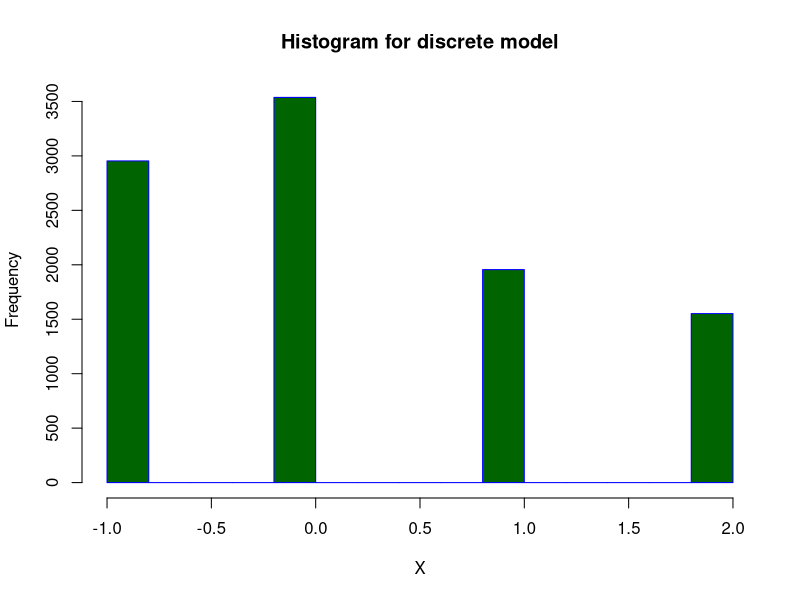
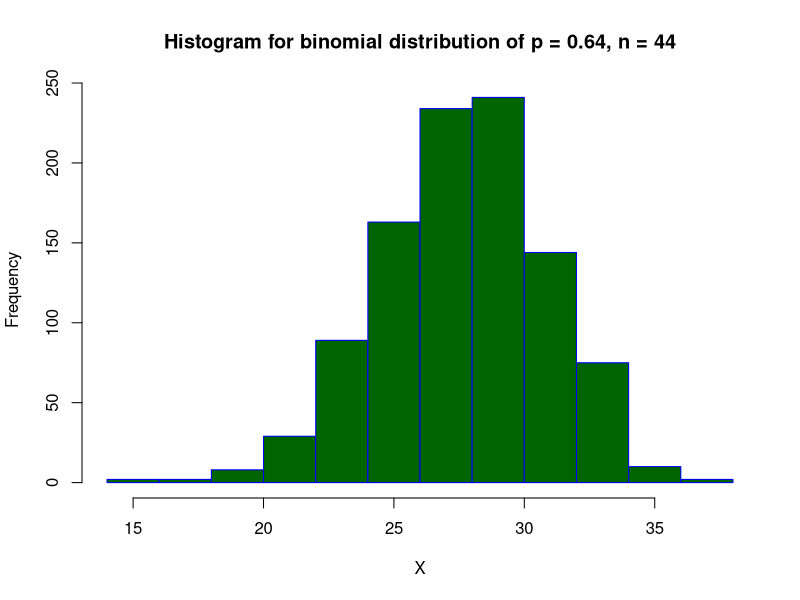
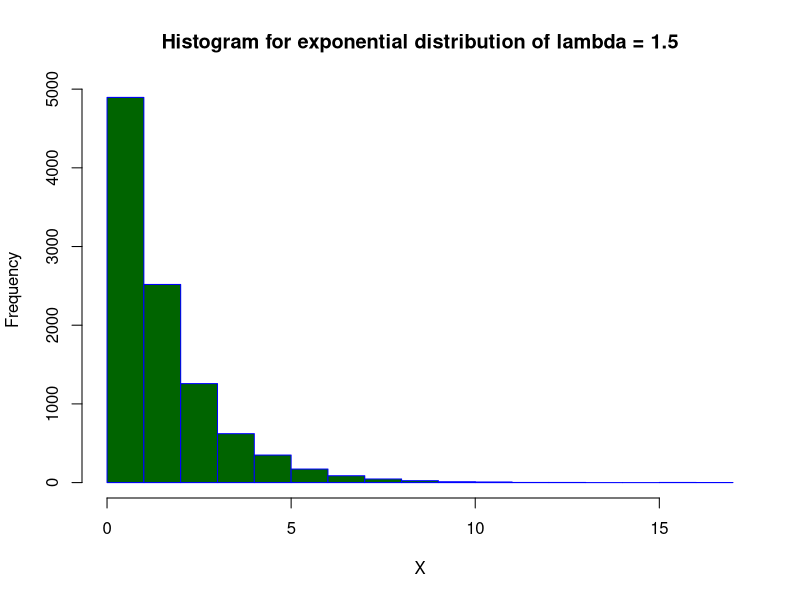

Reproduce these figures in R, in order.
## ---- chunk 1
df1 = read.csv('ques2.csv')
names(df1) = 'x'
hist(df1$x, 
     main="Histogram for discrete model", 
     xlab="X", 
     border="blue", 
     col="dark green")
## ---- chunk 2
df2 = read.csv('ques3.csv')
names(df2) = 'x'
hist(df2$x, 
     main="Histogram for binomial distribution of p = 0.64, n = 44", 
     xlab="X", 
     border="blue", 
     col="dark green")
## ---- chunk 3
df3 = read.csv('ques4.csv')
names(df3) = 'x'
hist(df3$x, 
     main="Histogram for exponential distribution of lambda = 1.5", 
     xlab="X", 
     border="blue", 
     col="dark green")
